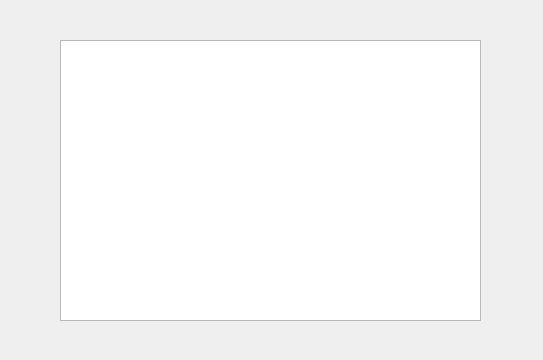
<?xml version="1.0" encoding="UTF-8"?>
<ui version="4.0">
 <class>stat</class>
 <widget class="QWidget" name="stat">
  <property name="geometry">
   <rect>
    <x>0</x>
    <y>0</y>
    <width>543</width>
    <height>360</height>
   </rect>
  </property>
  <property name="windowTitle">
   <string>Form</string>
  </property>
  <widget class="QListWidget" name="listWidget">
   <property name="geometry">
    <rect>
     <x>60</x>
     <y>40</y>
     <width>421</width>
     <height>281</height>
    </rect>
   </property>
  </widget>
 </widget>
 <resources/>
 <connections/>
</ui>
